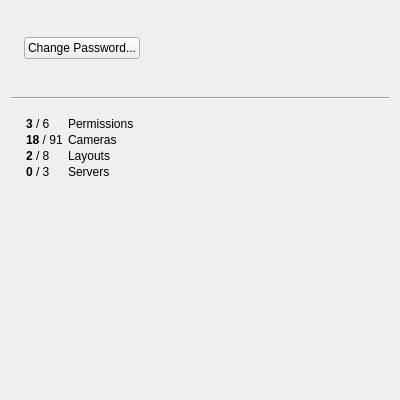
<?xml version="1.0" encoding="UTF-8"?>
<ui version="4.0">
 <class>UserProfileWidget</class>
 <widget class="QWidget" name="UserProfileWidget">
  <property name="geometry">
   <rect>
    <x>0</x>
    <y>0</y>
    <width>400</width>
    <height>400</height>
   </rect>
  </property>
  <layout class="QVBoxLayout" name="verticalLayout">
   <item>
    <widget class="QnInputField" name="loginInputField" native="true"/>
   </item>
   <item>
    <widget class="QnInputField" name="nameInputField" native="true"/>
   </item>
   <item>
    <widget class="QnInputField" name="emailInputField" native="true"/>
   </item>
   <item>
    <widget class="QWidget" name="changePasswordWidget" native="true">
     <layout class="QHBoxLayout" name="horizontalLayout">
      <property name="leftMargin">
       <number>0</number>
      </property>
      <property name="topMargin">
       <number>8</number>
      </property>
      <property name="rightMargin">
       <number>0</number>
      </property>
      <property name="bottomMargin">
       <number>8</number>
      </property>
      <item>
       <widget class="QLabel" name="changePasswordSpacerLabel"/>
      </item>
      <item>
       <widget class="QPushButton" name="changePasswordButton">
        <property name="sizePolicy">
         <sizepolicy hsizetype="Fixed" vsizetype="Fixed">
          <horstretch>0</horstretch>
          <verstretch>0</verstretch>
         </sizepolicy>
        </property>
        <property name="text">
         <string>Change Password...</string>
        </property>
       </widget>
      </item>
      <item>
       <spacer name="horizontalSpacer">
        <property name="orientation">
         <enum>Qt::Horizontal</enum>
        </property>
        <property name="sizeHint" stdset="0">
         <size>
          <width>40</width>
          <height>20</height>
         </size>
        </property>
       </spacer>
      </item>
     </layout>
    </widget>
   </item>
   <item>
    <widget class="QLabel" name="manageAccountLabel">
     <property name="text">
      <string notr="true">&lt;Manage Account...&gt;</string>
     </property>
     <property name="openExternalLinks">
      <bool>true</bool>
     </property>
    </widget>
   </item>
   <item>
    <widget class="Line" name="line">
     <property name="minimumSize">
      <size>
       <width>0</width>
       <height>10</height>
      </size>
     </property>
     <property name="orientation">
      <enum>Qt::Horizontal</enum>
     </property>
    </widget>
   </item>
   <item>
    <widget class="QnInputField" name="groupInputField" native="true"/>
   </item>
   <item>
    <layout class="QHBoxLayout" name="permissionsLayouyt">
     <item>
      <widget class="QLabel" name="permissionsSpacerLabel"/>
     </item>
     <item>
      <widget class="QLabel" name="permissionsLabel">
       <property name="text">
        <string notr="true">&lt;table&gt;
&lt;tr&gt;&lt;td&gt;&lt;b&gt;3&lt;/b&gt; / 6&lt;/td&gt;&lt;td&gt;&lt;/td&gt;&lt;td&gt;Permissions&lt;/td&gt;&lt;/tr&gt;
&lt;tr&gt;&lt;td&gt;&lt;b&gt;18&lt;/b&gt; / 91&lt;/td&gt;&lt;td&gt;&lt;/td&gt;&lt;td&gt;Cameras&lt;/td&gt;&lt;/tr&gt;
&lt;tr&gt;&lt;td&gt;&lt;b&gt;2&lt;/b&gt; / 8&lt;/td&gt;&lt;td&gt;&lt;/td&gt;&lt;td&gt;Layouts&lt;/td&gt;&lt;/tr&gt;
&lt;tr&gt;&lt;td&gt;&lt;b&gt;0&lt;/b&gt; / 3&lt;/td&gt;&lt;td&gt;&lt;/td&gt;&lt;td&gt;Servers&lt;/td&gt;&lt;/tr&gt;
&lt;/table&gt;</string>
       </property>
       <property name="textFormat">
        <enum>Qt::RichText</enum>
       </property>
      </widget>
     </item>
     <item>
      <spacer name="horizontalSpacer_2">
       <property name="orientation">
        <enum>Qt::Horizontal</enum>
       </property>
       <property name="sizeHint" stdset="0">
        <size>
         <width>40</width>
         <height>20</height>
        </size>
       </property>
      </spacer>
     </item>
    </layout>
   </item>
   <item>
    <spacer name="verticalSpacer">
     <property name="orientation">
      <enum>Qt::Vertical</enum>
     </property>
     <property name="sizeHint" stdset="0">
      <size>
       <width>20</width>
       <height>40</height>
      </size>
     </property>
    </spacer>
   </item>
  </layout>
 </widget>
 <customwidgets>
  <customwidget>
   <class>QnInputField</class>
   <extends>QWidget</extends>
   <header location="global">ui/widgets/common/input_field.h</header>
   <container>1</container>
  </customwidget>
 </customwidgets>
 <resources/>
 <connections/>
</ui>
